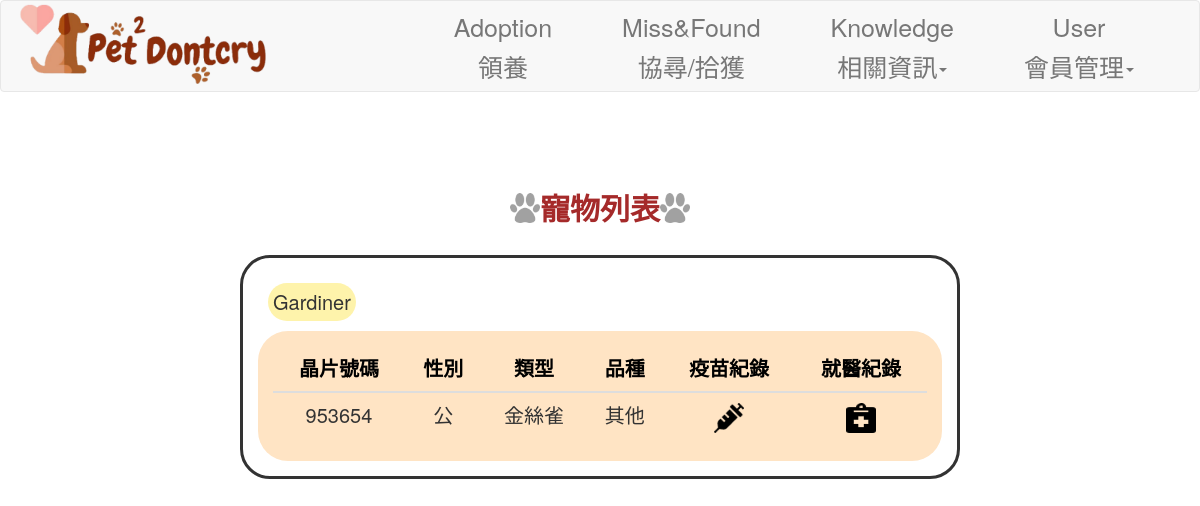
/user/mypet (signed in), run on the app's committed database.
### app/models/user.py (models this page shows, shortened)
class pet(db.Model):
    __tablename__ = 'pet'
    PetID = db.Column('PetID', db.Integer, primary_key = True)
    UID = db.Column('UID',db.Integer,db.ForeignKey('user.UID'), nullable=False)
    name = db.Column('name', db.String(20), nullable=False)
    sex = db.Column('sex',db.Integer, nullable=False)
    species = db.Column('species', db.String(10), nullable=False)
    fur = db.Column('fur', db.String(10), nullable=False)
    variety = db.Column('variety', db.String(10), nullable=False)
    vaccine = db.Column('vaccine',db.Boolean,nullable=False)
    medicalrecords = db.relationship('medicalrecords', backref='pet', lazy='dynamic')

### app/views/userView.py (the view)
@user_views.route('/user/mypet')
@login_required
def pet_info():
    users = get_user_data(current_user.ID)
    print(users)
    from ..models.user import pet
    pets = pet.query.filter_by(UID=users.UID).all()
    print(pets)
    if pets is None:
        abort(404)
    return render_template('user_pet.html', pets=pets)

### app/controllers/userController.py (called while the page is built)
def get_user_data(ID):
    return user.query.filter_by(ID=ID).first()

### app/models/user.py (called while the page is built)
    @login_manager.user_loader
    def load_user(ID):
        try:
            return account.query.get(ID)
        except:
            return None

### app/templates/user_pet.html (shortened to what this page needs)
<!DOCTYPE html>
{% extends "base.html" %}
{% block content %}
<head>
    <link rel="stylesheet" href="{{ url_for('static', filename='css/user_pet.css') }}">
</head>
<body background="{{ url_for('static', filename='img/first-page.jpg') }}" style="background-size: cover; font-size: 2rem;">
    <div class="Title_img" style="padding: 1.5rem; margin-top: 5%;">
        <div class="Title_img rounded" style=" display: flex; align-items: center;">
            <img src="{{ url_for('static', filename='img/dog-footprints.png') }}" width="30" height="30">
            <div class="Title font-B" style="font-size: 3rem; color: brown;">   寵物列表   </div>
            <img src="{{ url_for('static', filename='img/dog-footprints.png') }}" width="30" height="30">
        </div>
    </div>
    {% for pet in pets %}
    <div style="display: flex; justify-content: center; align-items: center; flex-direction: column;">
        <div class="" style="display: flex; flex-wrap: wrap; justify-content: center; align-items: center; border: solid; width: 60%; padding: 1.5rem; border-radius: 30px; margin: 1rem">
            <div style="width: 100%;">
                <div class="rounded-name bg-name" style="margin: 1rem; padding: 0.5rem; width: fit-content;">
                    {{pet.name}}
                </div>
                <div class="bg-table rounded-table h-100 p-4 dis">
                    <table class="table" style="font-size: 2rem;">
                        <thead class="thead">
                            <tr style="color:black; border-top-style: hidden;">
                                <th scope="col" style="text-align: center;">晶片號碼</th>
                                <th scope="col" style="text-align: center;">性別</th>
                                <th scope="col" style="text-align: center;">類型</th>
                                <th scope="col" style="text-align: center;">品種</th>
                                <th scope="col" style="text-align: center;">疫苗紀錄</th>
                                <th scope="col" style="text-align: center;">就醫紀錄</th>
                            </tr>
                        </thead>
                        <tbody class="thead">
                            <tr>
                                <td id="ID">{{pet.PetID}}</td>
                                <td>
                                    {% if pet.sex == 0 %}
                                    公
                                    {% elif pet.sex == 1 %}
                                    母
                                    {% else %}
                                    未知
                                    {% endif %}
                                </td>
                                <td>{{pet.variety}}</td>
                                <td>
                                    {% if pet.species == "dog" %}
                                    狗
                                    {% elif pet.species == 'cat'%}
                                    貓
                                    {% else %}
                                    其他
                                    {% endif %}
                                </td>
                                <td>
                                    <img src="{{ url_for('static', filename='img/syringe.png') }}" onclick="showDialog('{{pet.PetID}}')" width="30" height="30">
                                </td>
                                <td>
                                    <img src="{{ url_for('static', filename='img/medical-records.png') }}" onclick="showDialog1('{{pet.PetID}}') " width="30" height="30">
                                </td>
                            </tr>
                        </tbody>
                    </table>
                </div>
            </div>
        </div>
    </div>
    {% endfor %}
</body>
{% endblock content %}

### app/static/css/user_pet.css (style rules this page uses)
.bg-table { background-color:bisque; }
.bg-name { background-color: #fef3ab; }
.font-B { font-weight: bold; }
.rounded { border-radius: 30px; }
.rounded-table { border-radius: 30px; }
.rounded-name { border-radius: 30px; }
.h-100 { height: auto; }
.p-4 { padding: 1.5rem; }
.Title_img { display: flex; justify-content: center; align-items: center; }
.Title { font-size: 3rem; color: brown; }
.dis { display:flex; justify-content: center; }
.table { margin-bottom: 0.5rem; font-size: 1rem; display: blocks; text-align: center; }
.thead { text-align: center; }

### data on the page
pet: name "Gardiner", PetID "953654", sex "公", variety "金絲雀", species "其他"
